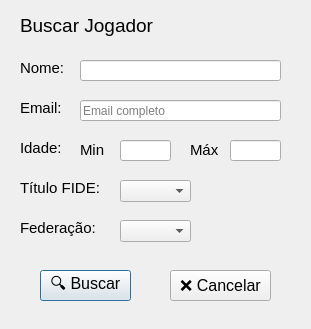
<?xml version="1.0" encoding="UTF-8"?>
<ui version="4.0">
 <class>Dialog</class>
 <widget class="QDialog" name="Dialog">
  <property name="geometry">
   <rect>
    <x>0</x>
    <y>0</y>
    <width>311</width>
    <height>329</height>
   </rect>
  </property>
  <property name="windowTitle">
   <string>Dialog</string>
  </property>
  <property name="styleSheet">
   <string notr="true"/>
  </property>
  <widget class="QComboBox" name="comboBox">
   <property name="geometry">
    <rect>
     <x>120</x>
     <y>180</y>
     <width>71</width>
     <height>22</height>
    </rect>
   </property>
  </widget>
  <widget class="QLineEdit" name="lineEdit">
   <property name="geometry">
    <rect>
     <x>80</x>
     <y>60</y>
     <width>201</width>
     <height>21</height>
    </rect>
   </property>
  </widget>
  <widget class="QLabel" name="label">
   <property name="geometry">
    <rect>
     <x>20</x>
     <y>60</y>
     <width>61</width>
     <height>16</height>
    </rect>
   </property>
   <property name="font">
    <font>
     <pointsize>11</pointsize>
    </font>
   </property>
   <property name="text">
    <string>Nome:</string>
   </property>
  </widget>
  <widget class="QLabel" name="label_2">
   <property name="geometry">
    <rect>
     <x>20</x>
     <y>100</y>
     <width>51</width>
     <height>16</height>
    </rect>
   </property>
   <property name="font">
    <font>
     <pointsize>11</pointsize>
    </font>
   </property>
   <property name="text">
    <string>Email:</string>
   </property>
  </widget>
  <widget class="QLineEdit" name="lineEdit_2">
   <property name="geometry">
    <rect>
     <x>80</x>
     <y>100</y>
     <width>201</width>
     <height>21</height>
    </rect>
   </property>
   <property name="text">
    <string/>
   </property>
   <property name="placeholderText">
    <string>Email completo</string>
   </property>
  </widget>
  <widget class="QLabel" name="label_3">
   <property name="geometry">
    <rect>
     <x>20</x>
     <y>140</y>
     <width>51</width>
     <height>16</height>
    </rect>
   </property>
   <property name="font">
    <font>
     <pointsize>11</pointsize>
    </font>
   </property>
   <property name="text">
    <string>Idade:</string>
   </property>
  </widget>
  <widget class="QLineEdit" name="lineEdit_3">
   <property name="geometry">
    <rect>
     <x>120</x>
     <y>140</y>
     <width>51</width>
     <height>21</height>
    </rect>
   </property>
  </widget>
  <widget class="QLabel" name="label_4">
   <property name="geometry">
    <rect>
     <x>80</x>
     <y>140</y>
     <width>41</width>
     <height>20</height>
    </rect>
   </property>
   <property name="font">
    <font>
     <pointsize>11</pointsize>
    </font>
   </property>
   <property name="text">
    <string>Min</string>
   </property>
  </widget>
  <widget class="QLabel" name="label_5">
   <property name="geometry">
    <rect>
     <x>190</x>
     <y>140</y>
     <width>41</width>
     <height>20</height>
    </rect>
   </property>
   <property name="font">
    <font>
     <pointsize>11</pointsize>
    </font>
   </property>
   <property name="text">
    <string>Máx</string>
   </property>
  </widget>
  <widget class="QLineEdit" name="lineEdit_4">
   <property name="geometry">
    <rect>
     <x>230</x>
     <y>140</y>
     <width>51</width>
     <height>21</height>
    </rect>
   </property>
  </widget>
  <widget class="QLabel" name="label_6">
   <property name="geometry">
    <rect>
     <x>20</x>
     <y>180</y>
     <width>91</width>
     <height>16</height>
    </rect>
   </property>
   <property name="font">
    <font>
     <pointsize>11</pointsize>
    </font>
   </property>
   <property name="text">
    <string>Título FIDE:</string>
   </property>
  </widget>
  <widget class="QLabel" name="label_7">
   <property name="geometry">
    <rect>
     <x>20</x>
     <y>220</y>
     <width>91</width>
     <height>16</height>
    </rect>
   </property>
   <property name="font">
    <font>
     <pointsize>11</pointsize>
    </font>
   </property>
   <property name="text">
    <string>Federação:</string>
   </property>
  </widget>
  <widget class="QComboBox" name="comboBox_2">
   <property name="geometry">
    <rect>
     <x>120</x>
     <y>220</y>
     <width>71</width>
     <height>22</height>
    </rect>
   </property>
  </widget>
  <widget class="QLabel" name="label_8">
   <property name="geometry">
    <rect>
     <x>20</x>
     <y>10</y>
     <width>161</width>
     <height>31</height>
    </rect>
   </property>
   <property name="font">
    <font>
     <pointsize>14</pointsize>
    </font>
   </property>
   <property name="text">
    <string>Buscar Jogador</string>
   </property>
  </widget>
  <widget class="QPushButton" name="pushButton">
   <property name="geometry">
    <rect>
     <x>40</x>
     <y>270</y>
     <width>91</width>
     <height>31</height>
    </rect>
   </property>
   <property name="font">
    <font>
     <pointsize>12</pointsize>
    </font>
   </property>
   <property name="text">
    <string>🔍 Buscar</string>
   </property>
  </widget>
  <widget class="QPushButton" name="pushButton_2">
   <property name="geometry">
    <rect>
     <x>170</x>
     <y>270</y>
     <width>101</width>
     <height>31</height>
    </rect>
   </property>
   <property name="font">
    <font>
     <pointsize>12</pointsize>
    </font>
   </property>
   <property name="text">
    <string>❌ Cancelar</string>
   </property>
  </widget>
 </widget>
 <resources/>
 <connections/>
</ui>
